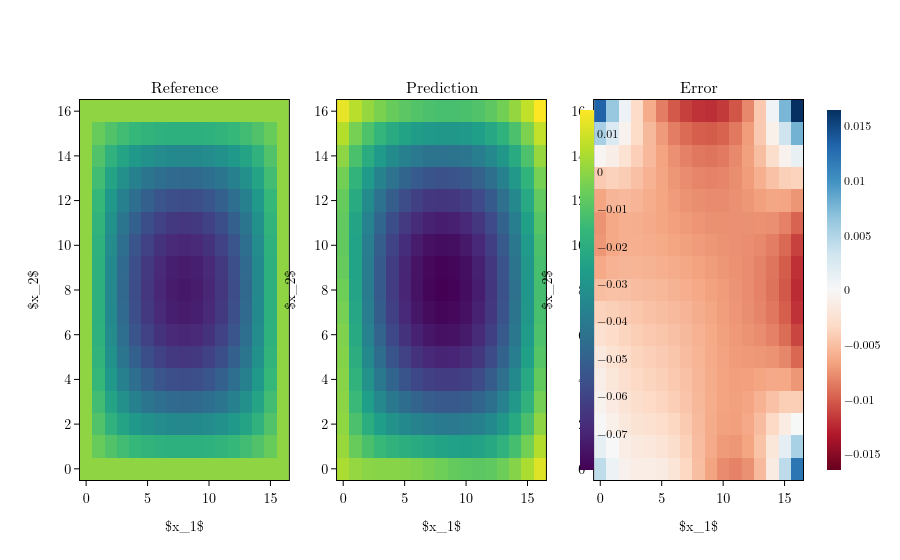

Write notebook code for a chart like this one.
### Markdown cell above
Now we compare with a reference solution:

### Code cell
model.to(qewton.cpu)
coords = np.load("/localdata/tomfre/SolutionData/LaplaceData/coordinates.npy")
fem_sol = np.load("/localdata/tomfre/SolutionData/LaplaceData/solution.npy").reshape(-1, 1)

order = np.lexsort((coords[:, 1], coords[:, 0]))
coords = coords[order]
fem_sol = fem_sol[order]

axis_len = int(np.sqrt(coords.shape[0]))
coords_grid = coords.reshape(axis_len, axis_len, 2)
fem_grid = fem_sol.reshape(axis_len, axis_len, 1)

data_config = qewton.DataConfiguration(
    qewton.GeometryAxes(qewton.geometries.GridGeometry(X, coords_grid)),
    qewton.FeatureAxes(variable=U)
)

layout = pde_graph.visualize(model.output_ports[0], 
                             reference=fem_grid, 
                             reference_config=data_config)
qewton.viz.Figure(layout).show()

### Figure 1 — Plotly figure (JSON) as saved in the notebook; plotly's stock layout.template omitted (floating-point values rounded to 4 significant figures; data arrays with more than 128 entries replaced by an {"elided": "..."} marker saying what was removed)
{"data": [{"colorbar": {"len": 1, "thickness": 14, "thicknessmode": "pixels", "x": 0.6778, "y": 0.5}, "colorscale": [[0, "#440154"], [0.1111, "#482878"], [0.2222, "#3e4989"], [0.3333, "#31688e"], [0.4444, "#26828e"], [0.5556, "#1f9e89"], [0.6667, "#35b779"], [0.7778, "#6ece58"], [0.8889, "#b5de2b"], [1, "#fde725"]], "showscale": true, "type": "heatmap", "xaxis": "x", "yaxis": "y", "z": {"elided": "17x17 float values"}, "zmax": 0.01646, "zmin": -0.07979}, {"colorscale": [[0, "#440154"], [0.1111, "#482878"], [0.2222, "#3e4989"], [0.3333, "#31688e"], [0.4444, "#26828e"], [0.5556, "#1f9e89"], [0.6667, "#35b779"], [0.7778, "#6ece58"], [0.8889, "#b5de2b"], [1, "#fde725"]], "showscale": false, "type": "heatmap", "xaxis": "x2", "yaxis": "y2", "z": {"elided": "17x17 float values"}, "zmax": 0.01646, "zmin": -0.07979}, {"colorbar": {"len": 1, "thickness": 14, "thicknessmode": "pixels", "x": 1.02, "y": 0.5}, "colorscale": [[0, "rgb(103,0,31)"], [0.1, "rgb(178,24,43)"], [0.2, "rgb(214,96,77)"], [0.3, "rgb(244,165,130)"], [0.4, "rgb(253,219,199)"], [0.5, "rgb(247,247,247)"], [0.6, "rgb(209,229,240)"], [0.7, "rgb(146,197,222)"], [0.8, "rgb(67,147,195)"], [0.9, "rgb(33,102,172)"], [1, "rgb(5,48,97)"]], "showscale": true, "type": "heatmap", "xaxis": "x3", "yaxis": "y3", "z": {"elided": "17x17 float values"}, "zmax": 0.01646, "zmin": -0.01646}], "layout": {"annotations": [{"font": {"size": 16}, "showarrow": false, "text": "Reference", "x": 0.1444, "xanchor": "center", "xref": "paper", "y": 1, "yanchor": "bottom", "yref": "paper"}, {"font": {"size": 16}, "showarrow": false, "text": "Prediction", "x": 0.5, "xanchor": "center", "xref": "paper", "y": 1, "yanchor": "bottom", "yref": "paper"}, {"font": {"size": 16}, "showarrow": false, "text": "Error", "x": 0.8556, "xanchor": "center", "xref": "paper", "y": 1, "yanchor": "bottom", "yref": "paper"}], "font": {"color": "black", "family": "Latin Modern Roman, CMU Serif, Georgia, serif", "size": 12}, "legend": {"bgcolor": "white", "bordercolor": "black", "borderwidth": 1}, "paper_bgcolor": "white", "plot_bgcolor": "white", "scene": {"bgcolor": "white", "xaxis": {"backgroundcolor": "white", "gridcolor": "#cccccc", "linecolor": "black", "mirror": true, "showbackground": true, "showgrid": false, "showline": true, "tickcolor": "black", "tickfont": {"color": "black", "size": 14}, "ticks": "outside", "title": {"font": {"color": "black", "size": 14}}, "zerolinecolor": "#cccccc"}, "yaxis": {"backgroundcolor": "white", "gridcolor": "#cccccc", "linecolor": "black", "mirror": true, "showbackground": true, "showgrid": false, "showline": true, "tickcolor": "black", "tickfont": {"color": "black", "size": 14}, "ticks": "outside", "title": {"font": {"color": "black", "size": 14}}, "zerolinecolor": "#cccccc"}, "zaxis": {"backgroundcolor": "white", "gridcolor": "#cccccc", "linecolor": "black", "mirror": true, "showbackground": true, "showgrid": false, "showline": true, "tickcolor": "black", "tickfont": {"color": "black", "size": 14}, "ticks": "outside", "title": {"font": {"color": "black", "size": 14}}, "zerolinecolor": "#cccccc"}}, "showlegend": true, "title": {"font": {"color": "black", "size": 20}}, "uirevision": true, "xaxis": {"anchor": "y", "domain": [0, 0.2889], "gridcolor": "#cccccc", "linecolor": "black", "mirror": true, "showgrid": false, "showline": true, "tickcolor": "black", "tickfont": {"color": "black", "size": 14}, "ticks": "outside", "title": {"text": "$x_1$"}, "type": "linear", "zerolinecolor": "#cccccc"}, "xaxis2": {"anchor": "y2", "domain": [0.3556, 0.6444], "gridcolor": "#cccccc", "linecolor": "black", "mirror": true, "showgrid": false, "showline": true, "tickcolor": "black", "tickfont": {"color": "black", "size": 14}, "ticks": "outside", "title": {"text": "$x_1$"}, "type": "linear", "zerolinecolor": "#cccccc"}, "xaxis3": {"anchor": "y3", "domain": [0.7111, 1], "gridcolor": "#cccccc", "linecolor": "black", "mirror": true, "showgrid": false, "showline": true, "tickcolor": "black", "tickfont": {"color": "black", "size": 14}, "ticks": "outside", "title": {"text": "$x_1$"}, "type": "linear", "zerolinecolor": "#cccccc"}, "yaxis": {"anchor": "x", "domain": [0, 1], "gridcolor": "#cccccc", "linecolor": "black", "mirror": true, "showgrid": false, "showline": true, "tickcolor": "black", "tickfont": {"color": "black", "size": 14}, "ticks": "outside", "title": {"text": "$x_2$"}, "type": "linear", "zerolinecolor": "#cccccc"}, "yaxis2": {"anchor": "x2", "domain": [0, 1], "gridcolor": "#cccccc", "linecolor": "black", "mirror": true, "showgrid": false, "showline": true, "tickcolor": "black", "tickfont": {"color": "black", "size": 14}, "ticks": "outside", "title": {"text": "$x_2$"}, "type": "linear", "zerolinecolor": "#cccccc"}, "yaxis3": {"anchor": "x3", "domain": [0, 1], "gridcolor": "#cccccc", "linecolor": "black", "mirror": true, "showgrid": false, "showline": true, "tickcolor": "black", "tickfont": {"color": "black", "size": 14}, "ticks": "outside", "title": {"text": "$x_2$"}, "type": "linear", "zerolinecolor": "#cccccc"}}}
